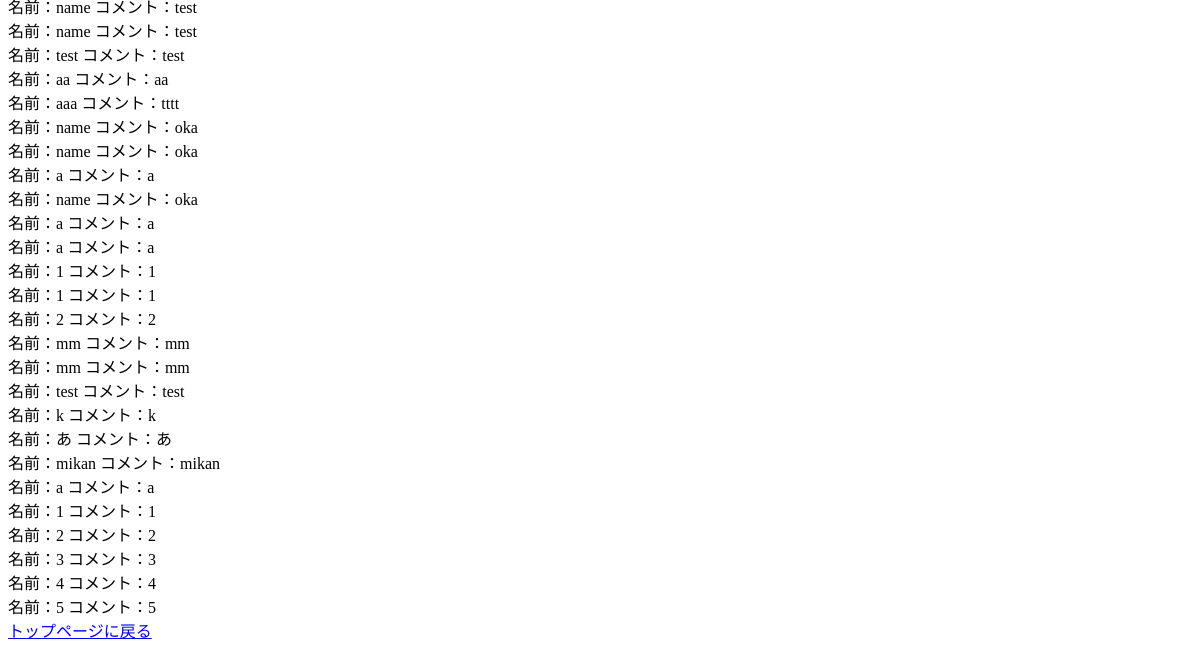
The page /youtube/detail/7/ (lower part) on the database as committed earlier.
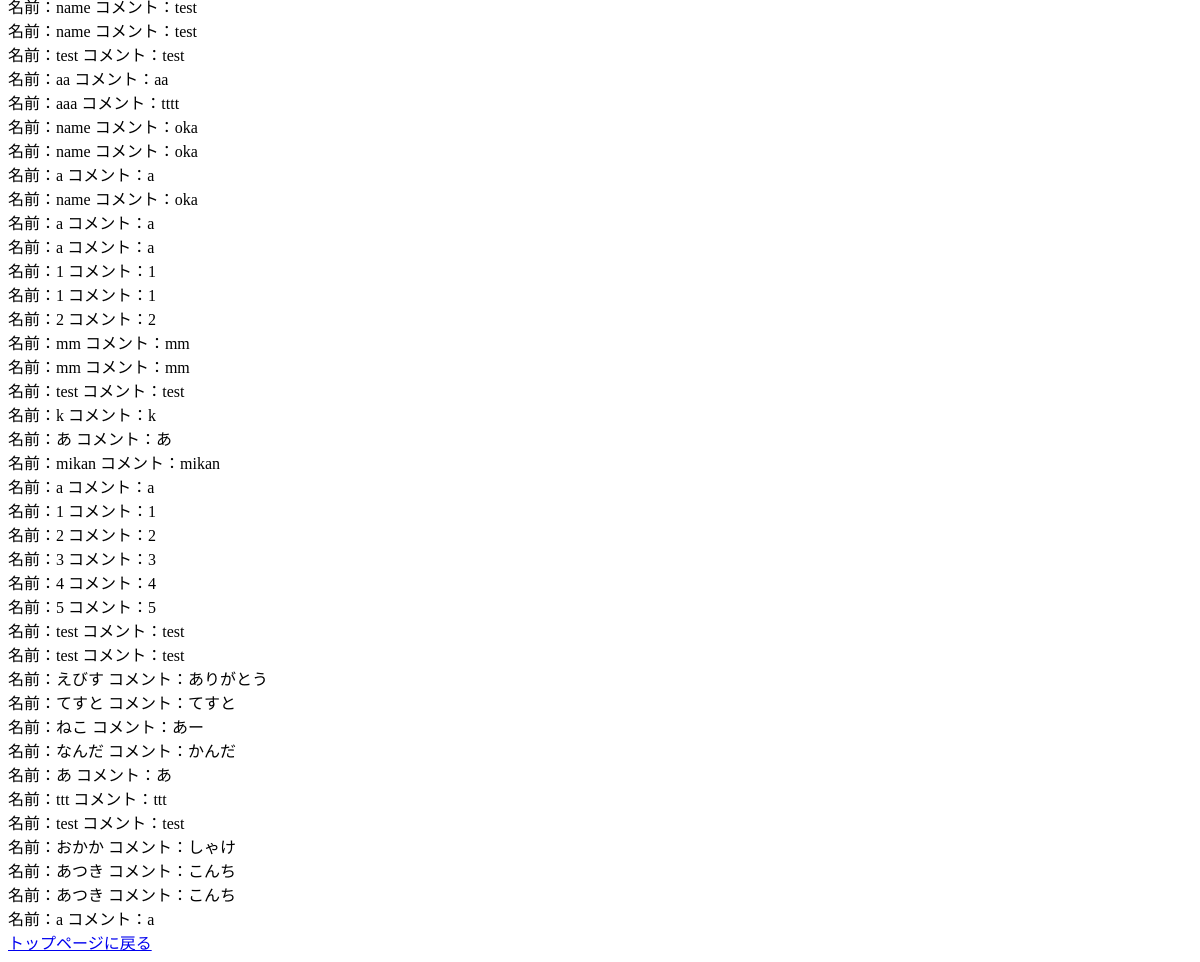
The same page on the database as committed later.
### youtube/models.py (models this page shows, shortened)
class Comment(models.Model):
	name = models.CharField(max_length = 200)
	content = models.CharField(max_length=200)
	video = models.ForeignKey(Video, on_delete=models.CASCADE)
	created_at = models.DateTimeField(auto_now_add=True)

### youtube/views.py (the view, shortened to what this page needs)
# urls.py: path("detail/<int:video_id>/", views.DetailView.as_view(), name="detail"),
class DetailView(View):
    def get(self, request, video_id, *args, **kwargs):
        video = Video.objects.get(id = video_id)
        comments = Comment.objects.filter(video = video_id)
        form = CommentForm()
        context = {
            'video': video,
            "comments" : comments,
            "form" : form
        }
        return render(request, 'youtube/detail.html', context)

### youtube/templates/youtube/detail.html (shortened to what this page needs)
<!DOCTYPE html>
<html>
{% load static %}
<head>
</head>
<body>
    <div id="content_area">{% include "youtube/content.html" %}</div>
    <a href="{% url 'youtube:index' %}">トップページに戻る</a>
</body>
</html>

### youtube/templates/youtube/content.html
{% for comment in comments %}
<div class="border">
    名前：{{ comment.name }}  コメント：{{ comment.content }}<br>
</div>
{% endfor %}

Rows that differ between the two databases and show on the page:
added Comment: name "test", content "test"
added Comment: name "test", content "test"
added Comment: name "えびす", content "ありがとう"
added Comment: name "てすと", content "てすと"
added Comment: name "ねこ", content "あー"
added Comment: name "なんだ", content "かんだ"
added Comment: name "あ", content "あ"
added Comment: name "ttt", content "ttt"
added Comment: name "test", content "test"
added Comment: name "おかか", content "しゃけ"
added Comment: name "あつき", content "こんち"
added Comment: name "あつき", content "こんち"
added Comment: name "a", content "a"
